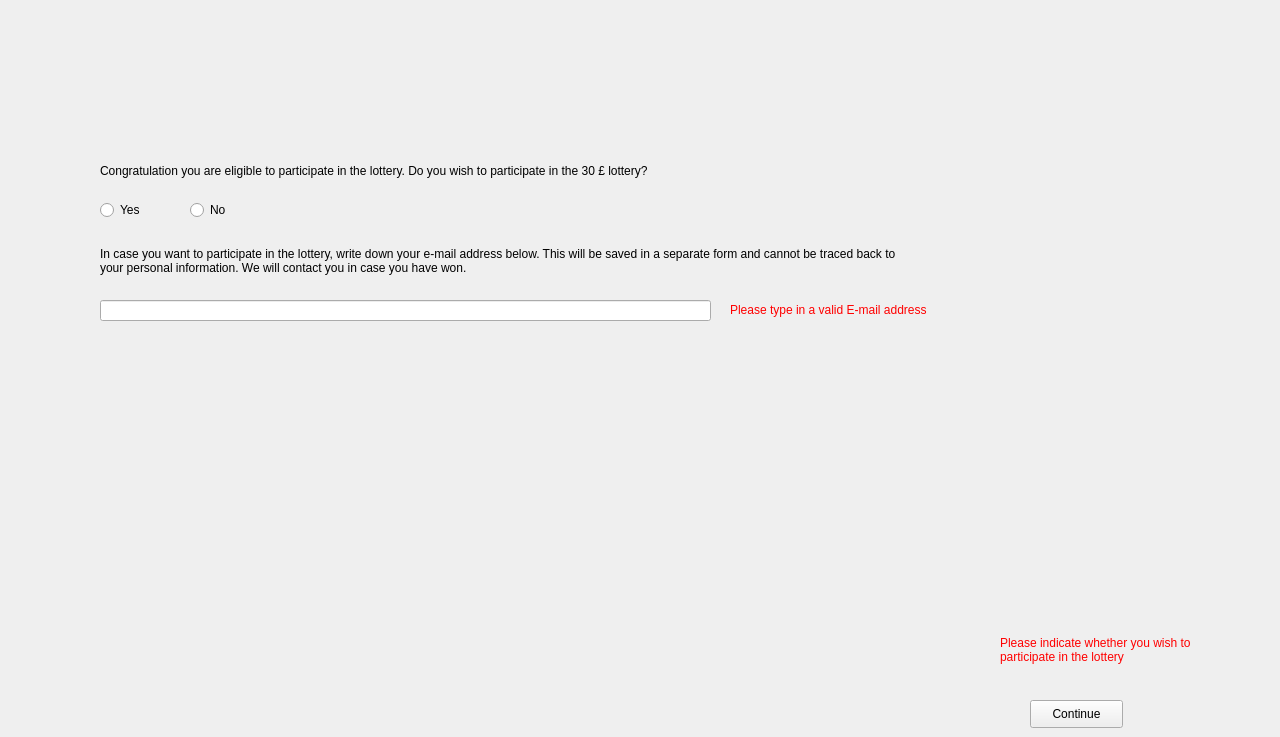
    <widget class="QWidget" name="page4">
     <widget class="QLabel" name="UCLLogo5">
      <property name="geometry">
       <rect>
        <x>10</x>
        <y>0</y>
        <width>1261</width>
        <height>91</height>
       </rect>
      </property>
      <property name="text">
       <string/>
      </property>
      <property name="pixmap">
       <pixmap>UCLLogo.jpg</pixmap>
      </property>
      <property name="scaledContents">
       <bool>true</bool>
      </property>
     </widget>
     <widget class="QPushButton" name="Continue4">
      <property name="geometry">
       <rect>
        <x>1030</x>
        <y>700</y>
        <width>93</width>
        <height>28</height>
       </rect>
      </property>
      <property name="text">
       <string>Continue</string>
      </property>
     </widget>
     <widget class="QLabel" name="CongratMessage">
      <property name="geometry">
       <rect>
        <x>100</x>
        <y>160</y>
        <width>811</width>
        <height>21</height>
       </rect>
      </property>
      <property name="text">
       <string>Congratulation you are eligible to participate in the lottery. Do you wish to participate in the 30 £ lottery?</string>
      </property>
     </widget>
     <widget class="QRadioButton" name="YesParticipate">
      <property name="geometry">
       <rect>
        <x>100</x>
        <y>200</y>
        <width>95</width>
        <height>20</height>
       </rect>
      </property>
      <property name="text">
       <string>Yes</string>
      </property>
     </widget>
     <widget class="QRadioButton" name="NoParticipate">
      <property name="geometry">
       <rect>
        <x>190</x>
        <y>200</y>
        <width>95</width>
        <height>20</height>
       </rect>
      </property>
      <property name="text">
       <string>No</string>
      </property>
     </widget>
     <widget class="QLabel" name="ErrorClick">
      <property name="geometry">
       <rect>
        <x>1000</x>
        <y>610</y>
        <width>221</width>
        <height>81</height>
       </rect>
      </property>
      <property name="text">
       <string>&lt;html&gt;&lt;head/&gt;&lt;body&gt;&lt;p&gt;&lt;span style=&quot; color:#ff0000;&quot;&gt;Please indicate whether you wish to participate in the lottery&lt;/span&gt;&lt;/p&gt;&lt;/body&gt;&lt;/html&gt;</string>
      </property>
      <property name="wordWrap">
       <bool>true</bool>
      </property>
     </widget>
     <widget class="QLabel" name="ErrorEmail">
      <property name="geometry">
       <rect>
        <x>730</x>
        <y>300</y>
        <width>281</width>
        <height>21</height>
       </rect>
      </property>
      <property name="text">
       <string>&lt;html&gt;&lt;head/&gt;&lt;body&gt;&lt;p&gt;&lt;span style=&quot; color:#ff0000;&quot;&gt;Please type in a valid E-mail address&lt;/span&gt;&lt;/p&gt;&lt;/body&gt;&lt;/html&gt;</string>
      </property>
     </widget>
     <widget class="QLabel" name="label_6">
      <property name="geometry">
       <rect>
        <x>100</x>
        <y>230</y>
        <width>811</width>
        <height>61</height>
       </rect>
      </property>
      <property name="text">
       <string>In case you want to participate in the lottery, write down your e-mail address below. This will be saved in a separate form and cannot be traced back to your personal information. We will contact you in case you have won.</string>
      </property>
      <property name="wordWrap">
       <bool>true</bool>
      </property>
     </widget>
     <widget class="QLineEdit" name="Email">
      <property name="geometry">
       <rect>
        <x>100</x>
        <y>300</y>
        <width>611</width>
        <height>21</height>
       </rect>
      </property>
      <property name="text">
       <string/>
      </property>
     </widget>
    </widget>
